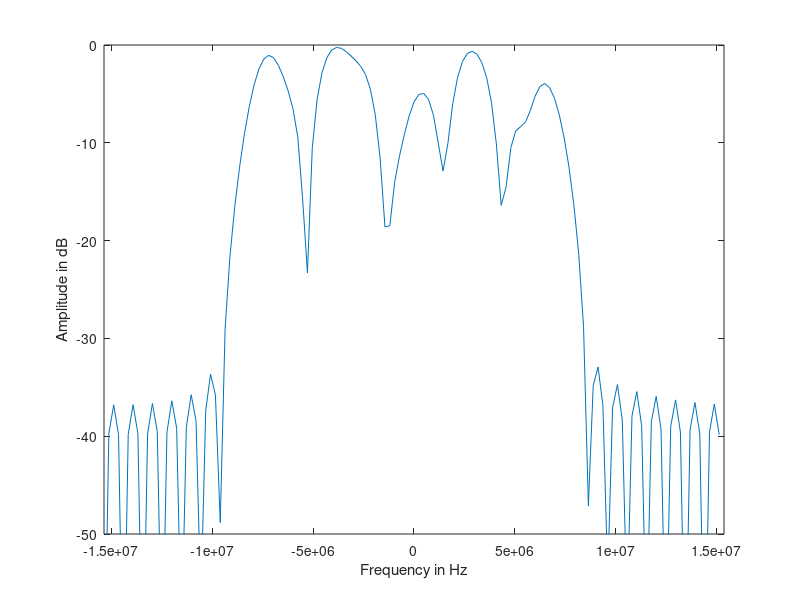

Write MATLAB code to recreate this figure.
%
clear;
N = 2^16;
Fs=30.72e6; 
Ts=1/Fs;
Ncoef = 32; 
Nfft = 4*Ncoef;

% make the filter shape (later from Jakes fader)
H = zeros(1,Ncoef);
H(Ncoef/4+1:3*Ncoef/4) = 1.0;
randphase = exp(j*2*pi*rand(1,Ncoef));
H = H.*randphase;
H = fftshift(H);
h = ifft(H);
win = hamming(Ncoef);
h = h.*transpose(win);

%plot(real(h), 'r*-'); hold on; plot(imag(h), 'b*-'); hold off;
plot(Fs*(-Nfft/2:Nfft/2-1)/Nfft,20*log10(fftshift(abs(fft(h, Nfft)))));
axis([-Fs/2,Fs/2,-50,0]);
xlabel("Frequency in Hz");
ylabel("Amplitude in dB");


